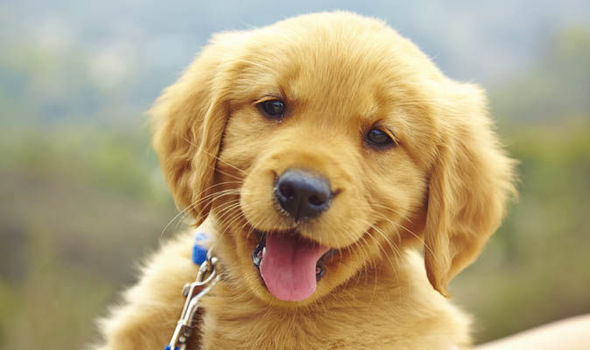
#> input picture img/dog.jpeg, 590 x 350 px
$ jupyter execute --allow-errors '5.2. OpenCV Selected Topics.ipynb'
#> lines starting #> are read from the running program, lines starting #| are printed output that depends on the picture; after the words box and inside, x2 and y2 are one past the last pixel; in counts of white or black regions, pixels touching at a corner belong together
## 5.2 OpenCV Essentials

[cell 1]
import cv2

[cell 2]
import matplotlib.pyplot as plt
import numpy as np
img = cv2.imread('img/dog.jpeg')
#> img is the input picture: shape (350, 590, 3); mean B, G, R 122.6, 160.7, 176.8
img2=cv2.cvtColor(img,cv2.COLOR_BGR2RGB)
plt.imshow(img2)

### 5.2.1 Canny Edge Detection

[cell 3]
import matplotlib.pyplot as plt
import numpy as np
img = cv2.imread('img/dog.jpeg')
img_gray=cv2.cvtColor(img,cv2.COLOR_BGR2RGB)
img2 = cv2.Canny(img_gray,100,180)
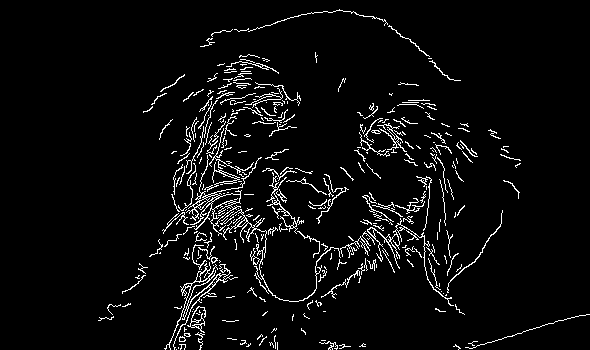
#> img2: shape (350, 590); 4.7% white in thin lines or dots, all inside (x1, y1, x2, y2) = (98, 9, 590, 350)
plt.imshow(img2,cmap='gray')
plt.axis('off')
